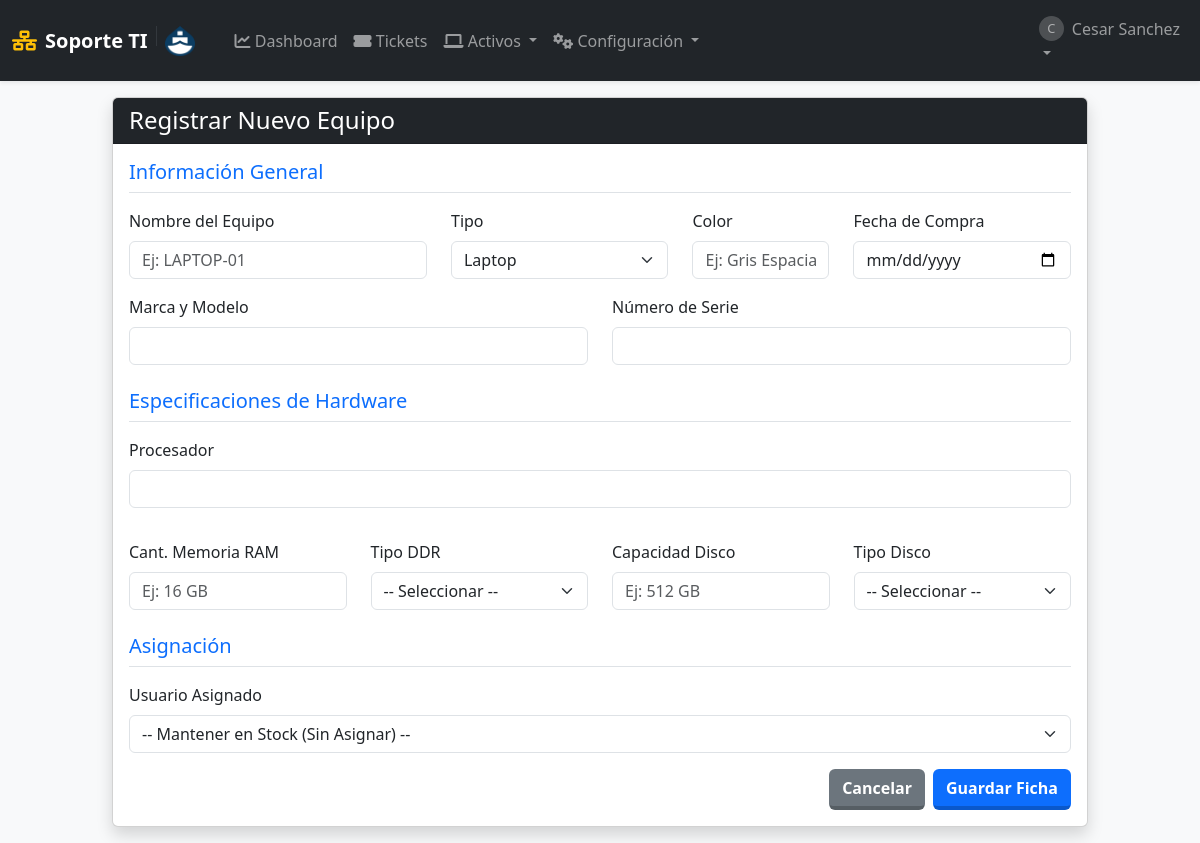
/equipos/gestion/3 (signed in), run on an earlier commit of the app's database.
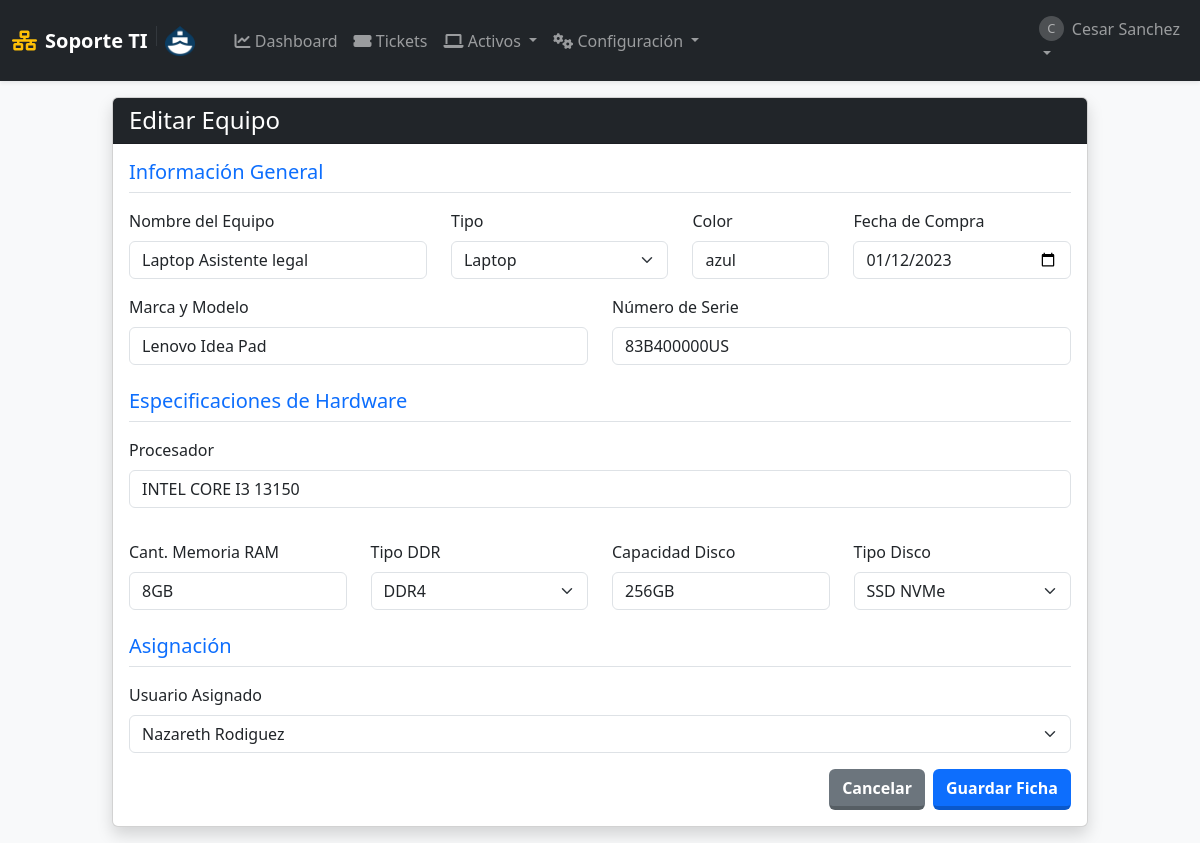
And on a later commit of the database.
### tables this page shows
CREATE TABLE usuarios (
            id INTEGER PRIMARY KEY AUTOINCREMENT,
            username TEXT UNIQUE NOT NULL,
            email TEXT UNIQUE,
            password_hash TEXT NOT NULL,
            role TEXT NOT NULL DEFAULT 'user' CHECK(role IN ('admin', 'user', 'tecnico')),
            departamento TEXT,
            fecha_creacion TIMESTAMP DEFAULT CURRENT_TIMESTAMP
        );

CREATE TABLE equipos (
            id INTEGER PRIMARY KEY AUTOINCREMENT,
            nombre_equipo TEXT UNIQUE NOT NULL,
            tipo TEXT,
            marca_modelo TEXT,
            numero_serie TEXT UNIQUE,
            fecha_adquisicion DATE,
            usuario_asignado_id INTEGER,
            notas TEXT, procesador TEXT, memoria_ram TEXT, tipo_ram TEXT, disco_duro TEXT, tipo_disco TEXT, fecha_compra DATE, color TEXT,
            FOREIGN KEY (usuario_asignado_id) REFERENCES usuarios (id) ON DELETE SET NULL
        );

### app.py (the view, shortened to what this page needs)
@app.route('/equipos/gestion', methods=['GET', 'POST'])
@app.route('/equipos/gestion/<int:equipo_id>', methods=['GET', 'POST'])
@admin_required
def gestion_equipo(equipo_id=None):
    db = get_db()
    equipo = db.execute("SELECT * FROM equipos WHERE id = ?", (equipo_id,)).fetchone() if equipo_id else None
    usuarios = db.execute("SELECT id, username FROM usuarios").fetchall()
    return render_template('formulario_equipo.html', equipo=equipo, usuarios=usuarios)

### app.py (called while the page is built)
def get_db():
    if 'db' not in g:
        g.db = sqlite3.connect(app.config['DB_FILE'])
        g.db.row_factory = sqlite3.Row
        g.db.execute("PRAGMA foreign_keys = ON")
    return g.db

def admin_required(f):
    @wraps(f)
    def decorated_function(*args, **kwargs):
        if session.get('role') != 'admin':
            flash('Acceso denegado.', 'danger')
            return redirect(url_for('dashboard'))
        return f(*args, **kwargs)
    return decorated_function

### templates/formulario_equipo.html (shortened to what this page needs)
{% extends "layout.html" %}
{% block content %}
<div class="row justify-content-center">
    <div class="col-md-10">
        <div class="card shadow">
            <div class="card-header bg-dark text-white">
                <h4 class="mb-0">
                    {% if equipo %}Editar Equipo{% else %}Registrar Nuevo Equipo{% endif %}
                </h4>
            </div>
            <div class="card-body">
                <form method="POST">
                    <h5 class="text-primary border-bottom pb-2 mb-3">Información General</h5>
                    <div class="row mb-3">
                        <div class="col-md-4">
                            <label class="form-label">Nombre del Equipo</label>
                            <input type="text" name="nombre_equipo" class="form-control" value="{{ equipo.nombre_equipo if equipo else '' }}" required placeholder="Ej: LAPTOP-01">
                        </div>
                        <div class="col-md-3">
                            <label class="form-label">Tipo</label>
                            <select name="tipo" class="form-select">
                                <option value="Laptop" {% if equipo and equipo.tipo == 'Laptop' %}selected{% endif %}>Laptop</option>
                            </select>
                        </div>
                        <div class="col-md-2">
                            <label class="form-label">Color</label>
                            <input type="text" name="color" class="form-control" value="{{ equipo.color if equipo else '' }}" placeholder="Ej: Gris Espacial">
                        </div>
                        <div class="col-md-3">
                            <label class="form-label">Fecha de Compra</label>
                            <input type="date" name="fecha_compra" class="form-control" value="{{ equipo.fecha_compra if equipo else '' }}">
                        </div>
                    </div>
                    <div class="row mb-3">
                        <div class="col-md-6">
                            <label class="form-label">Marca y Modelo</label>
                            <input type="text" name="marca_modelo" class="form-control" value="{{ equipo.marca_modelo if equipo else '' }}">
                        </div>
                        <div class="col-md-6">
                            <label class="form-label">Número de Serie</label>
                            <input type="text" name="numero_serie" class="form-control" value="{{ equipo.numero_serie if equipo else '' }}">
                        </div>
                    </div>
                    <h5 class="text-primary border-bottom pb-2 mb-3 mt-4">Especificaciones de Hardware</h5>
                    <div class="row mb-3">
                        <div class="col-md-12 mb-3">
                            <label class="form-label">Procesador</label>
                            <input type="text" name="procesador" class="form-control" value="{{ equipo.procesador if equipo else '' }}">
                        </div>
                    </div>
                    <div class="row mb-3">
                        <div class="col-md-3">
                            <label class="form-label">Cant. Memoria RAM</label>
                            <input type="text" name="memoria_ram" class="form-control" value="{{ equipo.memoria_ram if equipo else '' }}" placeholder="Ej: 16 GB">
                        </div>
                        <div class="col-md-3">
                            <label class="form-label">Tipo DDR</label>
                            <select name="tipo_ram" class="form-select">
                                <option value="">-- Seleccionar --</option>
                                <option value="DDR4" {% if equipo and equipo.tipo_ram == 'DDR4' %}selected{% endif %}>DDR4</option>
                            </select>
                        </div>
                        <div class="col-md-3">
                            <label class="form-label">Capacidad Disco</label>
                            <input type="text" name="disco_duro" class="form-control" value="{{ equipo.disco_duro if equipo else '' }}" placeholder="Ej: 512 GB">
                        </div>
                        <div class="col-md-3">
                            <label class="form-label">Tipo Disco</label>
                            <select name="tipo_disco" class="form-select">
                                <option value="">-- Seleccionar --</option>
                                <option value="SSD NVMe" {% if equipo and equipo.tipo_disco == 'SSD NVMe' %}selected{% endif %}>SSD NVMe</option>
                            </select>
                        </div>
                    </div>
                    <h5 class="text-primary border-bottom pb-2 mb-3 mt-4">Asignación</h5>
                    <div class="mb-3">
                        <label class="form-label">Usuario Asignado</label>
                        <select name="usuario_asignado_id" class="form-select">
                            <option value="">-- Mantener en Stock (Sin Asignar) --</option>
                            {% for usuario in usuarios %}
                            <option value="{{ usuario.id }}" {% if equipo and equipo.usuario_asignado_id == usuario.id %}selected{% endif %}>
                                {{ usuario.username }}
                            </option>
                            {% endfor %}
                        </select>
                    </div>
                    <div class="d-flex justify-content-end gap-2">
                        <a href="{{ url_for('lista_equipos') }}" class="btn btn-secondary">Cancelar</a>
                        <button type="submit" class="btn btn-primary">Guardar Ficha</button>
                    </div>
                </form>
            </div>
        </div>
    </div>
</div>
{% endblock %}

### templates/layout.html (shortened to what this page needs)
<!DOCTYPE html>
<html lang="es">
<head>
    <link href="https://cdn.jsdelivr.net/npm/bootstrap@5.3.0/dist/css/bootstrap.min.css" rel="stylesheet">
    <link rel="stylesheet" href="https://cdnjs.cloudflare.com/ajax/libs/font-awesome/6.0.0/css/all.min.css">
    <link rel="stylesheet" href="https://cdn.datatables.net/1.13.4/css/dataTables.bootstrap5.min.css">
    <link rel="stylesheet" href="https://cdn.datatables.net/responsive/2.4.1/css/responsive.bootstrap5.min.css">
    <link rel="stylesheet" href="https://cdn.datatables.net/buttons/2.3.6/css/buttons.bootstrap5.min.css">
    <link rel="stylesheet" href="{{ url_for('static', filename='css/style.css') }}">
</head>
<body class="bg-light sap-mode">
    <nav class="navbar navbar-expand-lg navbar-dark bg-dark shadow-sm z-index-1000">
        <div class="container-fluid">
            <a class="navbar-brand fw-bold d-flex align-items-center" href="{{ url_for('dashboard') }}">
                <i class="fas fa-network-wired me-2 text-warning"></i>
                Soporte TI
                <img src="{{ url_for('static', filename='img/logo.png') }}" alt="Logo Empresa" height="30" class="d-inline-block align-text-top">
            </a>
            <div class="collapse navbar-collapse" id="navbarNav">
                {% if session.get('user_id') %}
                <ul class="navbar-nav me-auto ms-3">
                    <li class="nav-item">
                        <a class="nav-link" href="{{ url_for('dashboard') }}"><i class="fas fa-chart-line"></i> Dashboard</a>
                    </li>
                    <li class="nav-item">
                        <a class="nav-link" href="{{ url_for('lista_soportes') }}"><i class="fas fa-ticket-alt"></i> Tickets</a>
                    </li>
                    {% if session.get('role') in ['admin', 'tecnico'] %}
                    <li class="nav-item dropdown">
                        <a class="nav-link dropdown-toggle" href="#" data-bs-toggle="dropdown">
                            <i class="fas fa-laptop"></i> Activos
                        </a>
                    </li>
                    {% endif %}
                    {% if session.get('role') == 'admin' %}
                    <li class="nav-item dropdown">
                        <a class="nav-link dropdown-toggle" href="#" data-bs-toggle="dropdown">
                            <i class="fas fa-cogs"></i> Configuración
                        </a>
                    </li>
                    {% endif %}
                </ul>
                <ul class="navbar-nav">
                    <li class="nav-item dropdown">
                        <a class="nav-link dropdown-toggle" href="#" data-bs-toggle="dropdown">
                            <div class="d-flex align-items-center">
                                <div class="avatar-circle-sm me-2">{{ session.get('username')[0].upper() }}</div>
                                {{ session.get('username') }}
                            </div>
                        </a>
                    </li>
                </ul>
                {% endif %}
            </div>
        </div>
    </nav>
    <main class="container-fluid py-3 main-container">
        {% block content %}{% endblock %}
    </main>
</body>
</html>

### static/css/style.css (style rules this page uses)
body.sap-mode { height: 100vh; display: flex; flex-direction: column; margin: 0; overflow: hidden; }
.main-container { flex: 1; overflow-y: auto; padding-bottom: 20px; width: 100%; }
.btn { transition: all 0.15s ease-in-out; border-bottom: 4px solid rgba(0,0,0,0.2) !important; font-weight: 600; }
.avatar-circle-sm { width: 25px; height: 25px; background-color: #ffffff33; border-radius: 50%; text-align: center; line-height: 25px; font-size: 0.8em; }
body::before { content: ""; position: fixed; top: 0; left: 0; width: 100%; height: 100%; background-image: url('../img/logo.png'); background-repeat: no-repeat; background-position: center center; background-size: 500px; opacity: 0.05; z-index: -1; pointer-events: none; }

What changed in the data, as far as the page shows it:
added equipos: nombre_equipo "Laptop Asistente legal", tipo "Laptop", color "azul", fecha_compra "01/12/2023", marca_modelo "Lenovo Idea Pad", numero_serie "83B400000US", procesador "INTEL CORE I3 13150", memoria_ram "8GB", tipo_ram "DDR4", disco_duro "256GB", tipo_disco "SSD NVMe", usuario_asignado_id "Nazareth Rodiguez"
Also different on the page:
form field tipo: "Laptop" → (not shown)
form field tipo_ram: "-- Seleccionar --" → (not shown)
form field tipo_disco: "-- Seleccionar --" → (not shown)
form field usuario_asignado_id: "-- Mantener en Stock (Sin Asignar) --" → (not shown)
text no longer shown: "Registrar Nuevo Equipo"
text now shown: "Editar Equipo"
